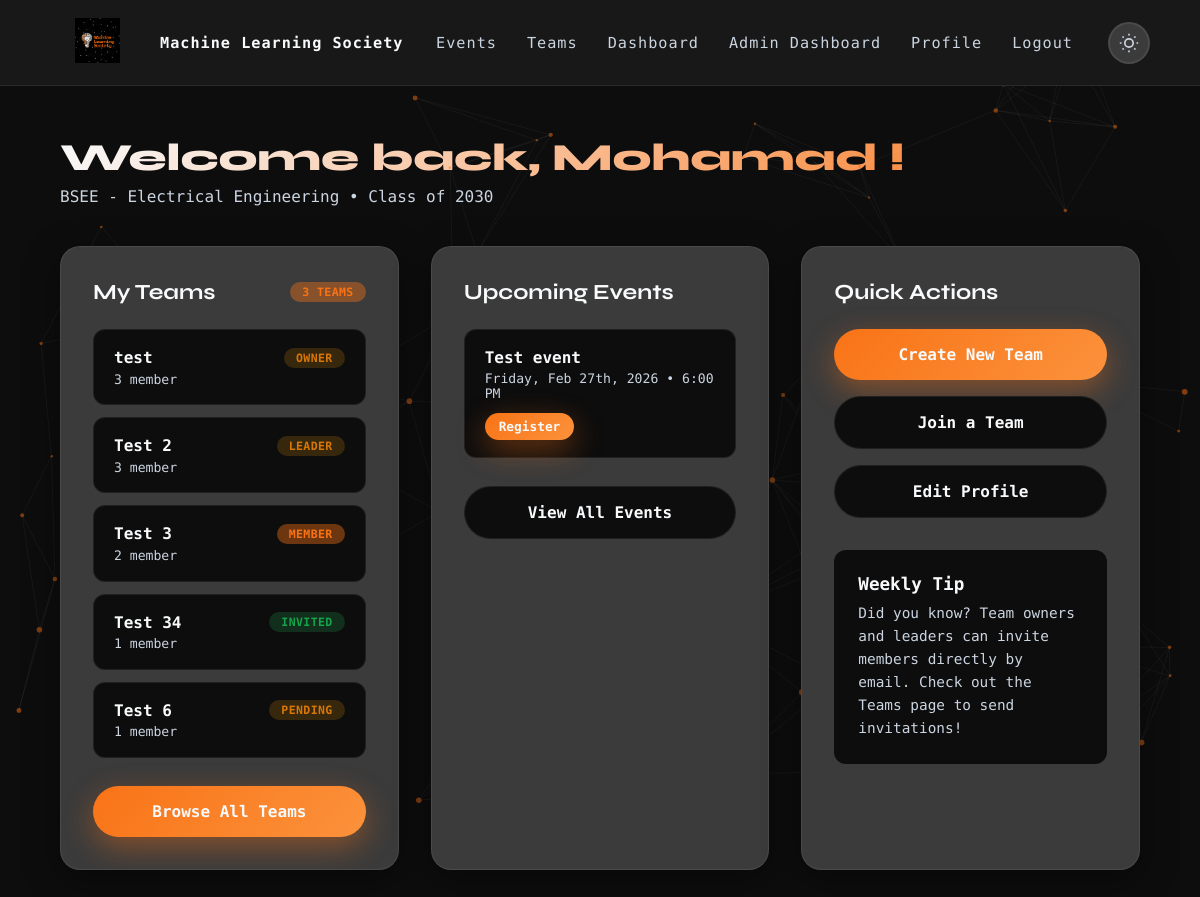
Screenshot of /student_dashboard/ (signed in) with the database file from the repository.
### accounts/models.py (models this page shows, shortened)
class Member(AbstractBaseUser, PermissionsMixin):
    first_name = models.CharField()
    last_name = models.CharField()
    email = models.EmailField(unique=True)
    major = models.ForeignKey(Major, on_delete=models.CASCADE, blank=True, null=True)
    gender = models.CharField("Gender", blank=True, null=True, choices=[("M","Male"),("F","Female"),("O","Other")])
    date_of_birth = models.DateField("Date Of Birth (YYYY-MM-DD)", blank=True, null=True)
    graduation_year = models.CharField(blank=True, null=True)
    nationality = CountryField(blank=True, null=True)
    is_staff = models.BooleanField(default=False)
    is_active = models.BooleanField(default=True)
    date_joined = models.DateTimeField("date joined", default=timezone.now)
    objects = MemberManager()
    USERNAME_FIELD = "email"
    REQUIRED_FIELDS = ["first_name","last_name","date_of_birth","gender"]

class Major(models.Model):
    code = models.CharField()
    name = models.CharField()
    def __str__(self) -> str:
        return self.code + " - " + self.name

### website/models.py (models this page shows)
class Team(models.Model):
    name = models.CharField()
    description = models.TextField()
    team_leaders = models.ManyToManyField(accountModels.Member, related_name="team_leaders")
    team_members = models.ManyToManyField(accountModels.Member, related_name="team_members", blank=True)
    pending_members = models.ManyToManyField(accountModels.Member, related_name="pending_members", blank=True)
    invited_members = models.ManyToManyField(accountModels.Member, related_name="invited_members", blank=True)
    creator = models.ForeignKey(accountModels.Member, on_delete=models.CASCADE)

class Event(models.Model):
    title = models.CharField()
    details = models.TextField()
    start_time = models.TimeField()
    end_time = models.TimeField()
    date = models.DateField()
    location = models.CharField()
    image = models.ImageField(default="uploaded_media/events/events_icon.svg", upload_to="uploaded_media/events")
    registration_link = models.URLField()
    new_tab = models.BooleanField("Open registration link in new tab?", default=True)

### website/views.py (the view)
# urls.py: path("student_dashboard/", views.student_dashboard, name="student_dashboard"),
@login_required(login_url="/")
def student_dashboard(request: WSGIRequest):
    if not request.user.is_authenticated:
        return redirect("/")
    teams = []
    for team in Team.objects.all():
        if request.user in team.team_members.all() or request.user in team.team_leaders.all() or request.user in team.pending_members.all() or request.user in team.invited_members.all() or request.user == team.creator:
            teams.append(team)
    return render(request, "student-dashboard.html", {"teams": teams, "events": Event.objects.all()})

### website/context_processors.py (called while the page is built)
def prereqData(request):
    social_en = False
    if SocialAccountModels.SocialApp.objects.count() > 0:
        social_en = True
    return {
        "majors":        Major.objects.all().order_by("name"),
        "nationalities": list(countries),
        "now":           timezone.now(),   # handy for footer copyright year etc.
        "socials_enabled": social_en,
    }

### templates/student-dashboard.html (shortened to what this page needs)
{% extends "base.html" %}
{% load static %}
{% block content %}
<div class="dashboard-content">
  <div class="dashboard-welcome">
    <h1>Welcome back, {{ request.user.first_name }} !</h1>
    <p>{{ request.user.major }} • Class of {{ request.user.graduation_year }} </p>
  </div>
  <div class="dashboard-grid">
    <div class="dashboard-card fade-in visible">
      <div class="dashboard-card-header">
        <h2 class="dashboard-card-title">My Teams</h2>
        <span class="badge badge-primary">3 Teams</span>
      </div>
      <ul class="item-list">
        {% for team in teams %}
        <li class="item" onclick="window.location.href='{% url 'website:team-detail' team_id=1 %}'">
          <div class="item-header">
            <span class="item-title">{{team.name}}</span>
            {% if request.user == team.creator %}
            <span class="badge badge-warning">Owner</span>
            {% elif request.user in team.team_leaders.all %}
            <span class="badge badge-warning">Leader</span>
            {% elif request.user in team.invited_members.all %}
            <span class="badge badge-success">Invited</span>
            {% elif request.user in team.team_members.all %}
            <span class="badge badge-primary">Member</span>
            {% elif request.user in team.pending_members.all %}
            <span class="badge badge-warning">Pending</span>
            {% endif %}
          </div>
          <div class="item-meta">{{team.team_members.count|add:team.team_leaders.count}} member{% if team.team_members.count|add:team.team_leaders.countount != 1 %}s{% endif %}</div>
        </li>
        {% endfor %}
      </ul>
      <button class="btn btn-primary" style="width: 100%; margin-top: 1rem;" onclick="window.location.href = '{% url 'website:teams' %}'">
        <span>Browse All Teams</span>
      </button>
    </div>
    <div class="dashboard-card fade-in visible">
      <div class="dashboard-card-header">
        <h2 class="dashboard-card-title">Upcoming Events</h2>
      </div>
      <ul class="item-list">
        {% for event in events %}
        <li class="item">
          <div class="item-header">
            <span class="item-title">{{event.title}}</span>
          </div>
          <div class="item-meta">{{event.date|date:"l, M jS, Y"}} • {{event.start_time|date:"g:i A"}}</div>
          <div style="margin-top: 0.75rem;">
            <a class="btn btn-small btn-primary" href="{{event.registration_link}}" {% if event.new_tab %}target="_blank"{% endif %}>
              <span>Register</span>
            </a>
          </div>
        </li>
        {% endfor %}
      </ul>
      <button class="btn btn-secondary" style="width: 100%; margin-top: 1rem;" onclick="window.location.href='{% url 'website:events' %}'">
        View All Events
      </button>
    </div>
    <div class="dashboard-card fade-in visible">
      <div class="dashboard-card-header">
        <h2 class="dashboard-card-title">Quick Actions</h2>
      </div>
      <div style="display: flex; flex-direction: column; gap: 1rem;">
        <button class="btn btn-primary" style="width: 100%;" onclick="window.location.href='{% url 'website:teams' %}#create'">
          <span>Create New Team</span>
        </button>
        <button class="btn btn-secondary" style="width: 100%;" onclick="window.location.href='{% url 'website:teams' %}'">
          Join a Team
        </button>
        <button class="btn btn-secondary" style="width: 100%;" onclick="window.location.href='{% url 'website:profile' %}'">
          Edit Profile
        </button>
      </div>
      <div style="margin-top: 2rem; padding: 1.5rem; background: var(--bg-secondary); border-radius: 12px;">
        <h3 style="font-size: 1.1rem; margin-bottom: 0.5rem; color: var(--text-primary);">Weekly Tip</h3>
        <p style="color: var(--text-secondary); font-size: 0.9rem; line-height: 1.6;">
          Did you know? Team owners and leaders can invite members directly by email. Check out the Teams page to send invitations!
        </p>
      </div>
    </div>
  </div>
</div>
{% endblock content %}

### static/styles.css (style rules this page uses)
:root { --bg-primary: #ffffff; --bg-secondary: #f8fafc; --bg-dark: #f1f5f9; --text-primary: #0f172a; --text-secondary: #475569; --text-link: #1666d6; --accent: #f97316; --accent-light: #fb923c; --accent-glow: rgba(249, 115, 22, 0.3); --card-bg: #ffffff; --navbar-bg: rgba(255, 255, 255, 0.85); --shadow: rgba(15, 23, 42, 0.1); --neural-line: rgba(15, 23, 42, 0.08); --neural-node: rgba(249, 115, 22, 0.6); --input-bg: #f8fafc; --input-border: #e2e8f0; --popup-bg: #ffffff; }
[data-theme="dark"] { --bg-primary: #0d0d0d; --bg-secondary: #0d0d0d; --bg-dark: #3b3b3b; --text-primary: #f8fafc; --text-secondary: #cbd5e1; --accent: #f97316; --accent-light: #fb923c; --accent-glow: rgba(249, 115, 22, 0.4); --card-bg: #3b3b3b; --navbar-bg: #181818; --shadow: rgba(0, 0, 0, 0.4); --neural-line: rgba(248, 250, 252, 0.08); --neural-node: rgba(249, 115, 22, 0.8); --input-bg: #1e1e1e; --input-border: rgba(255, 255, 255, 0.12); --popup-bg: #1a1a1a; }
*, *::before, *::after { margin: 0; padding: 0; box-sizing: border-box; }
html { scroll-behavior: smooth; }
body { font-family: "Space Mono", monospace; background: var(--bg-primary); color: var(--text-primary); transition: background-color 0.5s ease, color 0.5s ease; overflow-x: hidden; }
a { color: var(--text-link); text-decoration: none; cursor: pointer; }
span { font-family: "Space Mono", monospace; color: var(--text-primary); }
.btn { position: relative; display: inline-flex; padding: 16px 40px; background: linear-gradient(135deg, var(--accent), var(--accent-light)); color: white; border: none; text-decoration: none; border-radius: 50px; font-family: "Space Mono", monospace; font-weight: 700; font-size: 1rem; overflow: hidden; transition: all 0.4s ease; box-shadow: 0 10px 30px var(--accent-glow); opacity: 0; cursor: pointer; animation: fadeIn 0s ease-out 0s forwards; justify-content: center; align-items: center; }
.btn span { position: relative; z-index: 1; }
.fade-in { opacity: 0; transform: translateY(40px); transition: opacity 0.7s ease, transform 0.7s ease; }
.fade-in.visible { opacity: 1; transform: translateY(0); }

### rows the page displays
Member: user.first_name "Mohamad", user.major "BSEE - Electrical Engineering", user.graduation_year "2030"
Team: name "test", shows "OWNER", team_members.count|add "3"
Team: name "Test 2", shows "LEADER", team_members.count|add "3"
Team: name "Test 3", shows "MEMBER", team_members.count|add "2"
Team: name "Test 34", shows "INVITED", team_members.count|add "1"
Team: name "Test 6", shows "PENDING", team_members.count|add "1"
Event: title "Test event", date "Friday, Feb 27th, 2026", start_time "6:00 PM"
